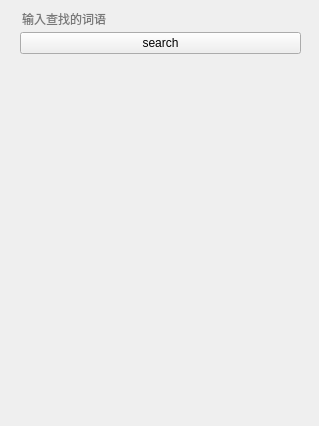
<?xml version="1.0" encoding="UTF-8"?>
<ui version="4.0">
 <class>MainWindow</class>
 <widget class="QMainWindow" name="MainWindow">
  <property name="geometry">
   <rect>
    <x>0</x>
    <y>0</y>
    <width>319</width>
    <height>426</height>
   </rect>
  </property>
  <property name="windowTitle">
   <string>百度汉语释义</string>
  </property>
  <property name="windowIcon">
   <iconset resource="bk_source.qrc">
    <normaloff>:/pic/baidu.ico</normaloff>:/pic/baidu.ico</iconset>
  </property>
  <property name="styleSheet">
   <string notr="true">#MainWindow{border-image:url(:/pic/82014087_p0.jpg);}</string>
  </property>
  <widget class="QWidget" name="centralwidget">
   <widget class="QWidget" name="layoutWidget">
    <property name="geometry">
     <rect>
      <x>20</x>
      <y>10</y>
      <width>281</width>
      <height>401</height>
     </rect>
    </property>
    <layout class="QVBoxLayout" name="verticalLayout">
     <item>
      <widget class="QLineEdit" name="lineEdit">
       <property name="styleSheet">
        <string notr="true">background:transparent;border-width:0;border-style:outset</string>
       </property>
       <property name="placeholderText">
        <string>输入查找的词语</string>
       </property>
      </widget>
     </item>
     <item>
      <widget class="QPushButton" name="pushButton">
       <property name="text">
        <string>search</string>
       </property>
      </widget>
     </item>
     <item>
      <widget class="QTextEdit" name="textEdit">
       <property name="styleSheet">
        <string notr="true">background:transparent;border-width:0;border-style:outset</string>
       </property>
       <property name="readOnly">
        <bool>true</bool>
       </property>
       <property name="html">
        <string>&lt;!DOCTYPE HTML PUBLIC &quot;-//W3C//DTD HTML 4.0//EN&quot; &quot;http://www.w3.org/TR/REC-html40/strict.dtd&quot;&gt;
&lt;html&gt;&lt;head&gt;&lt;meta name=&quot;qrichtext&quot; content=&quot;1&quot; /&gt;&lt;style type=&quot;text/css&quot;&gt;
p, li { white-space: pre-wrap; }
&lt;/style&gt;&lt;/head&gt;&lt;body style=&quot; font-family:'SimSun'; font-size:9pt; font-weight:400; font-style:normal;&quot;&gt;
&lt;p style=&quot;-qt-paragraph-type:empty; margin-top:0px; margin-bottom:0px; margin-left:0px; margin-right:0px; -qt-block-indent:0; text-indent:0px; font-family:'SimSun';&quot;&gt;&lt;br /&gt;&lt;/p&gt;&lt;/body&gt;&lt;/html&gt;</string>
       </property>
      </widget>
     </item>
    </layout>
   </widget>
  </widget>
 </widget>
 <resources>
  <include location="bk_source.qrc"/>
 </resources>
 <connections/>
</ui>
